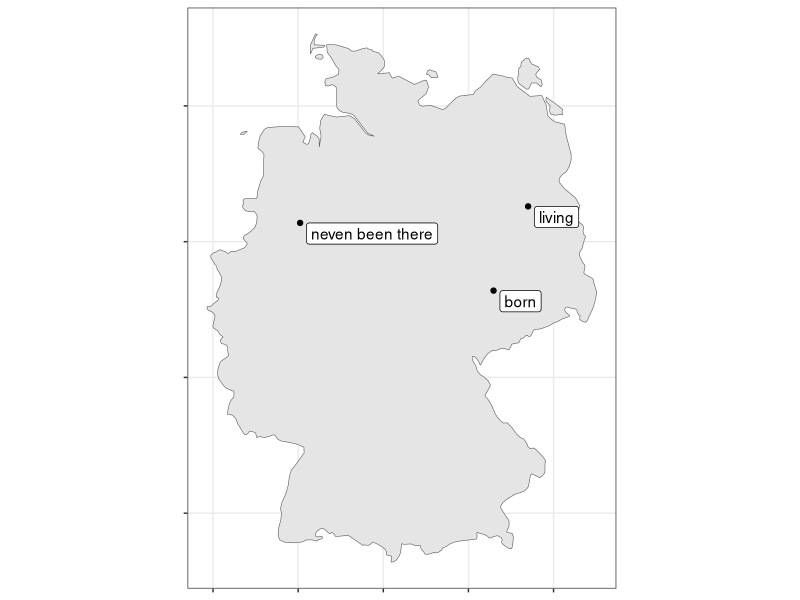
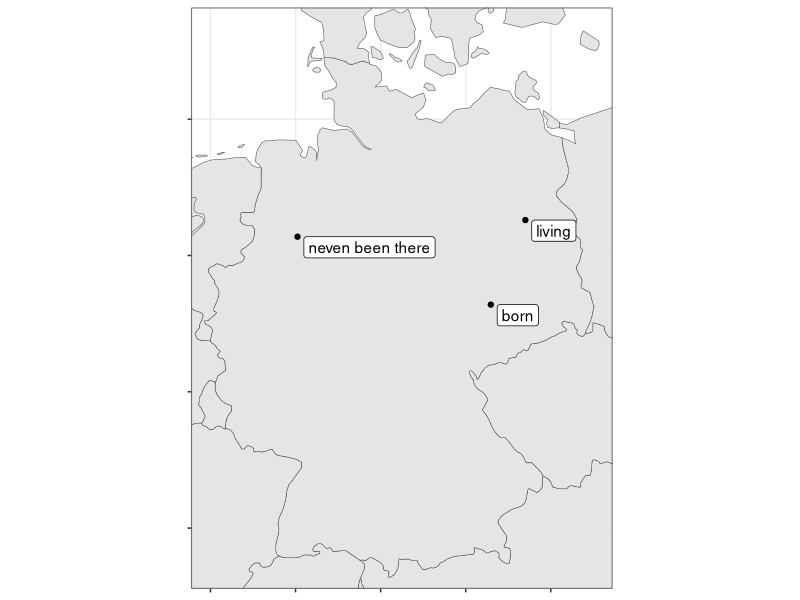

Generate these figures, in order, with R:
# WZB geo-data workshop
# solution for exercise 2: (Birth-)places on a map
# April 2019, Markus Konrad <markus.konrad@wzb.eu>


library(ggplot2)
library(maps)
library(sf)

# constructing the data frame:

places <- data.frame(
    label = c('born', 'living', 'neven been there'),
    lng = c(  12.590, 13.402,   8.0456),
    lat = c(  51.279, 52.520,   52.276)
)

# worldmap data
worldmap_data <- st_as_sf(map('world', plot = FALSE, fill = TRUE))

# all points are located in Germany, so lets only use this shape
germany_map <- worldmap_data[worldmap_data$ID == 'Germany',]

# make the plot, using only the shape of Germany
ggplot(places) +                                  
    geom_sf(data = germany_map) +                        # background: shape of Germany
    geom_point(aes(x = lng, y = lat)) +                  # dots using coordinates from "places"
    geom_label(aes(x = lng, y = lat, label = label),     # labels using coordinates and label from "places"
               hjust = 0, vjust = 1, nudge_x = 0.15) +   # make the labels appear next to dots
    theme_bw() +
    theme(axis.title = element_blank(),
          axis.text = element_blank(),
          legend.position = 'bottom')

# alternative: restricting the display window around Germany
ggplot(places) +                                  
    geom_sf(data = worldmap_data) +                      # background: world map
    geom_point(aes(x = lng, y = lat)) +                  # same as above
    geom_label(aes(x = lng, y = lat, label = label),     # ...
               hjust = 0, vjust = 1, nudge_x = 0.15) +   # ...
    coord_sf(xlim = c(6, 15), ylim = c(47.5, 55.25)) +   # restrincting the displayed longitude range (xlim) ...
    theme_bw() +                                         # ... and latitude range (ylim)
    theme(axis.title = element_blank(),
          axis.text = element_blank(),
          legend.position = 'bottom')
